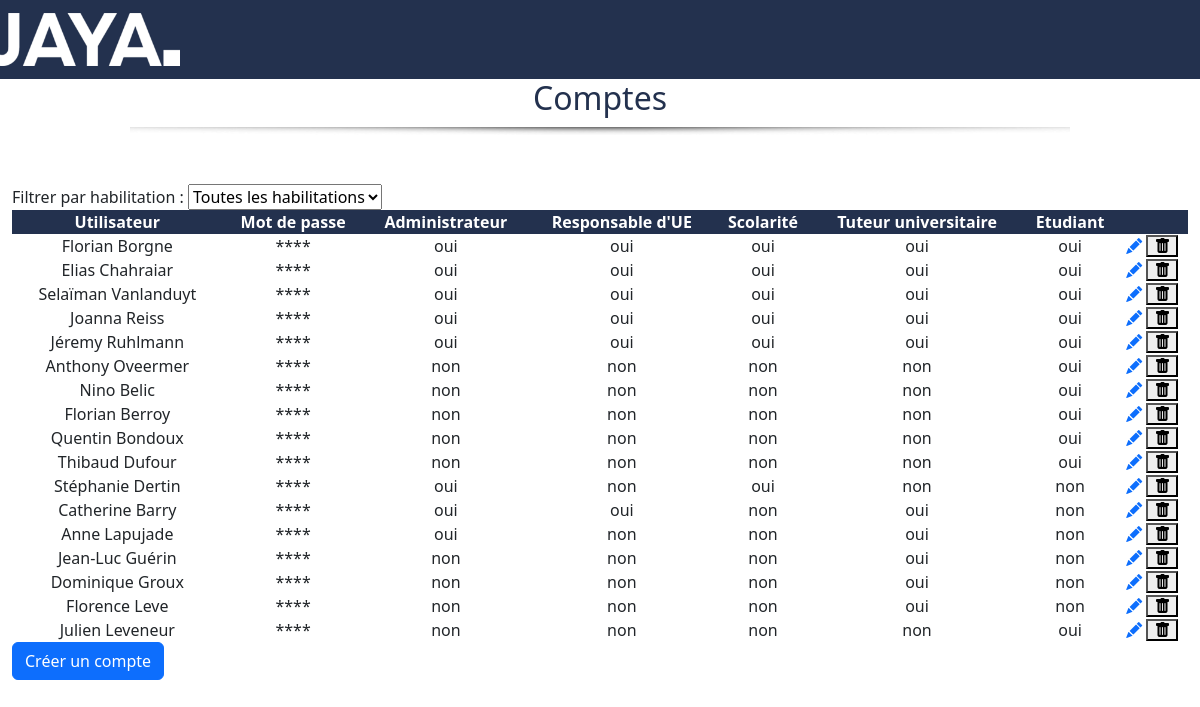
Screenshot of /archivage/pages_18_AVRIL_2023/habilitations.php with the database file from the repository.
### tables this page shows
CREATE TABLE `habilitations` (
  `ID_Habilitations` int(4) NOT NULL,
  `Admin_Habilitations` varchar(3) DEFAULT NULL,
  `ResponsableUE_Habilitations` varchar(3) DEFAULT NULL,
  `Scolarite_Habilitations` varchar(3) DEFAULT NULL,
  `TuteurUniversitaire_Habilitations` varchar(3) DEFAULT NULL,
  `Etudiant_Habilitations` varchar(3) DEFAULT NULL,
  `ID_Utilisateur` int(11) NOT NULL
);

CREATE TABLE `utilisateur` (
  `ID_Utilisateur` int(11) NOT NULL,
  `Nom_Utilisateur` varchar(150) DEFAULT NULL,
  `Mail_Utilisateur` varchar(150) DEFAULT NULL,
  `MDP_Utilisateur` varchar(100) DEFAULT NULL,
  `Promo_Utilisateur` varchar(50) DEFAULT NULL,
  `Annee_Utilisateur` varchar(10) DEFAULT NULL,
  `HuisClos_Utilisateur` varchar(3) DEFAULT NULL,
  `ID_Planning` int(11) DEFAULT NULL
);

### archivage/pages_18_AVRIL_2023/habilitations.php (the view, shortened to what this page needs)
<?php
include 'header.php';
include 'home/navigation/navbar.php';
$conn = Database::connect();
$sql = "SELECT H.Id_Utilisateur, U.Nom_Utilisateur, '****' AS MDP_Utilisateur, H.Admin_Habilitations, H.ResponsableUE_Habilitations, H.Scolarite_Habilitations,
H.TuteurUniversitaire_Habilitations, H.Etudiant_Habilitations
FROM habilitations H
JOIN utilisateur U
ON U.Id_Utilisateur = H.Id_Utilisateur;";
$result = $conn->query($sql);
$arr_users = [];
if ($result->rowCount() > 0) {
    $arr_users = $result->fetchAll();
}
?>
<!DOCTYPE html>
<html lang="en">
<body>
<div class="container-fluid">
    <h2 class="center colored">Comptes</h2>
    <hr>
    <br>
    <br>
    <div class="panel" id="panel">
        <label for="habilitation-filter">Filtrer par habilitation :</label>
        <select id="habilitation-filter">
            <option value="">Toutes les habilitations</option>
        </select>
        <table id="example" class="display" style="width:100%">
            <thead>
                <tr class="bg">
                    <th>Utilisateur</th>
                    <th>Mot de passe</th>
                    <th>Administrateur</th>
                    <th>Responsable d'UE</th>
                    <th>Scolarité</th>
                    <th>Tuteur universitaire</th>
                    <th>Etudiant</th>
                    <th> </th>
                </tr>
            </thead>
            <tbody>
                <?php if(!empty($arr_users)) { ?>
                    <?php foreach($arr_users as $user) { ?>
                        <tr class="user-row">
                            <td class="text-center"><?php echo $user['Nom_Utilisateur']; ?></td>
                            <td class="text-center"><?php echo $user['MDP_Utilisateur']; ?></td>
                            <td class="text-center"><?php echo $user['Admin_Habilitations']; ?></td>
                            <td class="text-center"><?php echo $user['ResponsableUE_Habilitations']; ?></td>
                            <td class="text-center"><?php echo $user['Scolarite_Habilitations']; ?></td>
                            <td class="text-center"><?php echo $user['TuteurUniversitaire_Habilitations']; ?></td>
                            <td class="text-center"><?php echo $user['Etudiant_Habilitations']; ?></td>
                            <td>
                                <a href="formUpdateHabilitations.php?id=<?php echo $user['Id_Utilisateur'] ?>">
                                    <i class="bi bi-pencil-fill"></i>
                                </a>
                                <button class="btn-delete" data-id="<?php echo $user['Id_Utilisateur'] ?>" data-nomutilisateur="<?php echo $user['Nom_Utilisateur'] ?>">
                                    <i class="bi bi-trash-fill"></i>
                                </button>
                            </td>
                        </tr>
                    <?php } ?>
                            <?php } ?>
                                </tbody>
                            </table>
                            <a href="formCreateHabilitationUser.php" class="btn btn-primary">Créer un compte</a>
                        </div>
                    </div>
</body>
</html>

### css/style.css (style rules this page uses)
table, th, td { text-align: center !important; }
h2 { text-align: center; }
.center { text-align: center; }
.bg { background-color: #23314e; color: white; }
.colored { color: #23314e; }
hr { clear: both; opacity: 1; width: 80%; color: transparent; background-color: transparent; margin-top: 20px; margin-bottom: 20px; height: 10px; opacity: 0.7; filter: alpha(opacity=70); background-image: url(../images/ombre-horizontal.png); background-repeat: no-repeat; background-size: 100% 100%; margin: auto; }
.noDecoration, a:link, a:visited { text-decoration: none; }

### rows the page displays
habilitations: ID_Utilisateur.Nom_Utilisateur "Florian Borgne", MDP_Utilisateur "****", Admin_Habilitations "oui", ResponsableUE_Habilitations "oui", Scolarite_Habilitations "oui", TuteurUniversitaire_Habilitations "oui", Etudiant_Habilitations "oui"
habilitations: ID_Utilisateur.Nom_Utilisateur "Elias Chahraiar", MDP_Utilisateur "****", Admin_Habilitations "oui", ResponsableUE_Habilitations "oui", Scolarite_Habilitations "oui", TuteurUniversitaire_Habilitations "oui", Etudiant_Habilitations "oui"
habilitations: ID_Utilisateur.Nom_Utilisateur "Selaïman Vanlanduyt", MDP_Utilisateur "****", Admin_Habilitations "oui", ResponsableUE_Habilitations "oui", Scolarite_Habilitations "oui", TuteurUniversitaire_Habilitations "oui", Etudiant_Habilitations "oui"
habilitations: ID_Utilisateur.Nom_Utilisateur "Joanna Reiss", MDP_Utilisateur "****", Admin_Habilitations "oui", ResponsableUE_Habilitations "oui", Scolarite_Habilitations "oui", TuteurUniversitaire_Habilitations "oui", Etudiant_Habilitations "oui"
habilitations: ID_Utilisateur.Nom_Utilisateur "Jéremy Ruhlmann", MDP_Utilisateur "****", Admin_Habilitations "oui", ResponsableUE_Habilitations "oui", Scolarite_Habilitations "oui", TuteurUniversitaire_Habilitations "oui", Etudiant_Habilitations "oui"
habilitations: ID_Utilisateur.Nom_Utilisateur "Anthony Oveermer", MDP_Utilisateur "****", Admin_Habilitations "non", ResponsableUE_Habilitations "non", Scolarite_Habilitations "non", TuteurUniversitaire_Habilitations "non", Etudiant_Habilitations "oui"
habilitations: ID_Utilisateur.Nom_Utilisateur "Nino Belic", MDP_Utilisateur "****", Admin_Habilitations "non", ResponsableUE_Habilitations "non", Scolarite_Habilitations "non", TuteurUniversitaire_Habilitations "non", Etudiant_Habilitations "oui"
habilitations: ID_Utilisateur.Nom_Utilisateur "Florian Berroy", MDP_Utilisateur "****", Admin_Habilitations "non", ResponsableUE_Habilitations "non", Scolarite_Habilitations "non", TuteurUniversitaire_Habilitations "non", Etudiant_Habilitations "oui"
habilitations: ID_Utilisateur.Nom_Utilisateur "Quentin Bondoux", MDP_Utilisateur "****", Admin_Habilitations "non", ResponsableUE_Habilitations "non", Scolarite_Habilitations "non", TuteurUniversitaire_Habilitations "non", Etudiant_Habilitations "oui"
habilitations: ID_Utilisateur.Nom_Utilisateur "Thibaud Dufour", MDP_Utilisateur "****", Admin_Habilitations "non", ResponsableUE_Habilitations "non", Scolarite_Habilitations "non", TuteurUniversitaire_Habilitations "non", Etudiant_Habilitations "oui"
habilitations: ID_Utilisateur.Nom_Utilisateur "Stéphanie Dertin", MDP_Utilisateur "****", Admin_Habilitations "oui", ResponsableUE_Habilitations "non", Scolarite_Habilitations "oui", TuteurUniversitaire_Habilitations "non", Etudiant_Habilitations "non"
habilitations: ID_Utilisateur.Nom_Utilisateur "Catherine Barry", MDP_Utilisateur "****", Admin_Habilitations "oui", ResponsableUE_Habilitations "oui", Scolarite_Habilitations "non", TuteurUniversitaire_Habilitations "oui", Etudiant_Habilitations "non"
habilitations: ID_Utilisateur.Nom_Utilisateur "Anne Lapujade", MDP_Utilisateur "****", Admin_Habilitations "oui", ResponsableUE_Habilitations "non", Scolarite_Habilitations "non", TuteurUniversitaire_Habilitations "oui", Etudiant_Habilitations "non"
habilitations: ID_Utilisateur.Nom_Utilisateur "Jean-Luc Guérin", MDP_Utilisateur "****", Admin_Habilitations "non", ResponsableUE_Habilitations "non", Scolarite_Habilitations "non", TuteurUniversitaire_Habilitations "oui", Etudiant_Habilitations "non"
habilitations: ID_Utilisateur.Nom_Utilisateur "Dominique Groux", MDP_Utilisateur "****", Admin_Habilitations "non", ResponsableUE_Habilitations "non", Scolarite_Habilitations "non", TuteurUniversitaire_Habilitations "oui", Etudiant_Habilitations "non"
habilitations: ID_Utilisateur.Nom_Utilisateur "Florence Leve", MDP_Utilisateur "****", Admin_Habilitations "non", ResponsableUE_Habilitations "non", Scolarite_Habilitations "non", TuteurUniversitaire_Habilitations "oui", Etudiant_Habilitations "non"
habilitations: ID_Utilisateur.Nom_Utilisateur "Julien Leveneur", MDP_Utilisateur "****", Admin_Habilitations "non", ResponsableUE_Habilitations "non", Scolarite_Habilitations "non", TuteurUniversitaire_Habilitations "non", Etudiant_Habilitations "oui"
